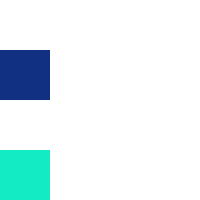
Frame 1 (no input)
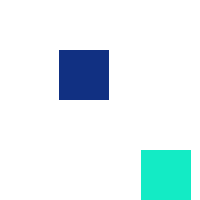
Frame 60 (the mouse pressed at the canvas centre just before this capture)
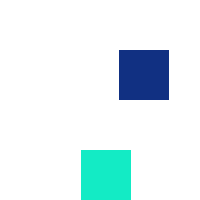
Frame 120 (the mouse held since frame 60 and released just before this capture)

The Processing sketch that drew these frames (run headless with seeded random() and noise(); from frame 60 on, the mouse is pressed at the canvas centre):

// Processing sketch: Lab1_Q4
// ── Lab1_Q4.pde
int i;                     // declare variable
int i2;
int i3;
int i4;
void setup() {             // setup for background containing square
  size(200, 200);          // command to build background window
  noStroke();              // for figure drawn no stroke around it
  i=0;                     // where to start off variables
  i2=200;
  i3=0;
  i4=200;
}

void draw() {             // command to build
  background(255);         // colour of background
  fill(17, 48, 130); 
  rect(i, 50, 50, 50);      // figure built @ (x1, y1, width, height)
  if (i++>=349) i=-50;        // when to wrap around
  fill(17, 48, 130); 
  rect(i2, 50, 50, 50);      
  if (i2++>=349) i2=-50;
  
  fill(19, 235, 197); 
  rect(i3, 150, 50, 50);     
  if (i3--<-50) i3=350;  
  fill(19, 235, 197); 
  rect(i4, 150, 50, 50);     
  if (i4--<-50) i4=350; 
}
